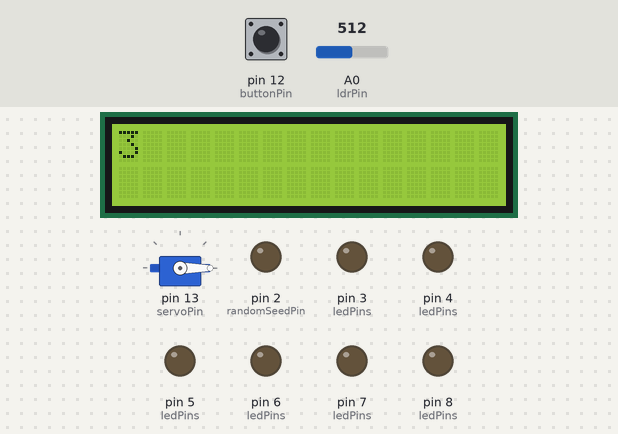
Bench run of a sketch on a simulated Arduino Uno, built with avr-gcc and run on an emulated ATmega328P. On the bench: servo, 16×2 character LCD, output pins drawn as LEDs (lit = HIGH). The test bench sets the inputs (shaded band); at power-on: A0 (ldrPin) = 512, pin 12 (buttonPin) HIGH. Random numbers use the default seed unless the sketch sets one.

Above: at 1.2 s.
1.3 s: A0 (ldrPin) set to 942
At 11.3 s:
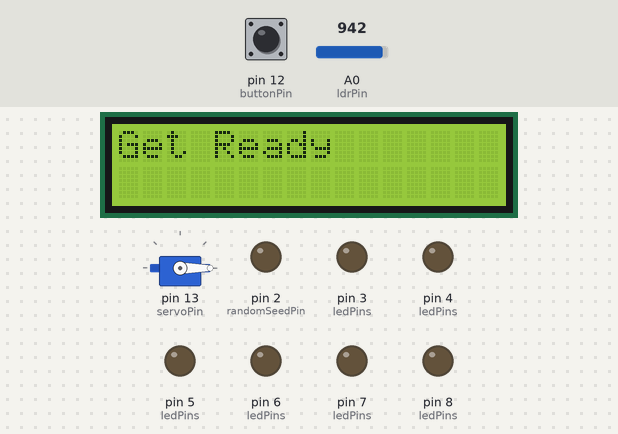
12.0 s: A0 (ldrPin) set to 956
16.9 s: A0 (ldrPin) set to 940
At 26.2 s:
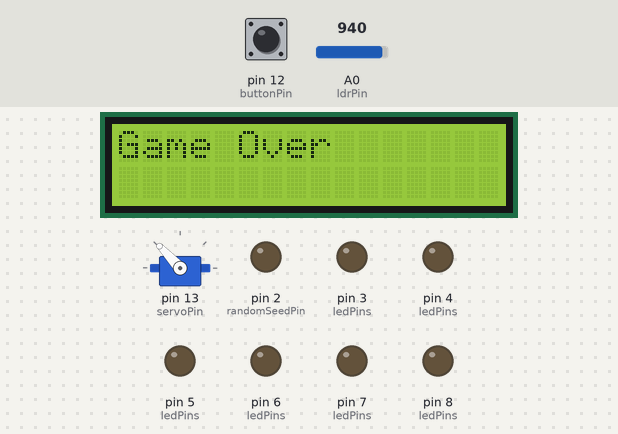
26.3 s: A0 (ldrPin) set to 960
At 30.6 s:
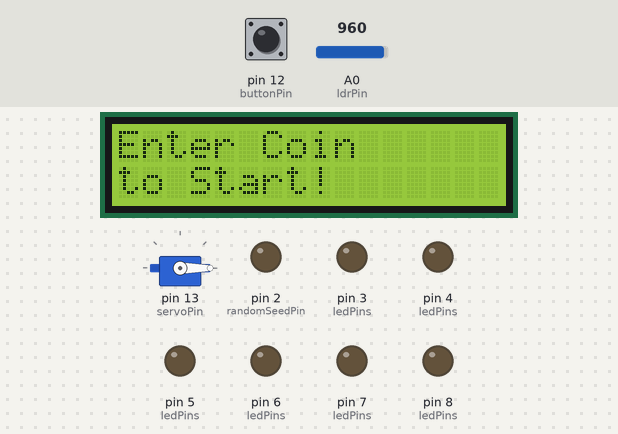
Timing chart, 0 to 32.1 s (numbered marks = the images above; inputs shaded):
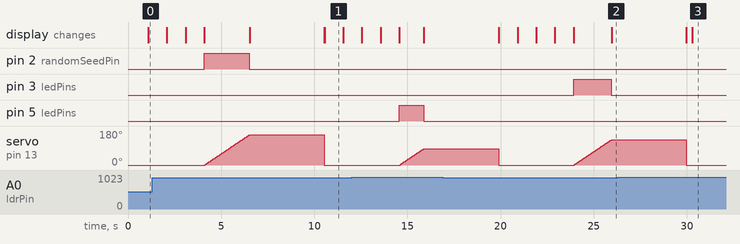

The sketch:

spiel.ino
```cpp
/*
  Libarys
*/

#include <Servo.h>
#include <LiquidCrystal_I2C.h>

LiquidCrystal_I2C lcd(0x27, 16, 2);
Servo Servo1;

/*
  Variables
*/

const int ldrPin = A0;
const int randomSeedPin = 2; // A1 macht komische Dinge
const int ledPins[7] = {2, 3, 4, 5, 6, 7, 8}; //
const int servoPin = 13;
const int buttonPin = 12;

// Folgende Listen werden präsentiert von "Schlechte Verkablung Gmbh" (alle LEDs sind verschoben um 1)
const int led8[] = { 13, 14, 15, 16, 17, 18 };
const int led7[] = { 35, 36, 37, 38, 39, 40};
const int led6[] = { 57, 58, 59, 60, 61, 62 };
const int led5[] = { 79, 80, 81, 82, 83, 84, 85 };
const int led4[] = { 104, 105, 106, 107, 108, 109 };
const int led3[] = { 128, 129, 130, 131, 132, 133 };
const int led2[] = { 154, 155, 156, 157, 158, 159 };

const int laenge2 = 6;
const int laenge3 = 6;
const int laenge4 = 6;
const int laenge5 = 7;
const int laenge6 = 6;
const int laenge7 = 6;
const int laenge8 = 6;

int position;
int position1;
int new_position;
int speed = 15;
int ldrValue;
int ldrthreshold = 950; // Muss je nach Lichtverhältnisse angepasst werden (950 hatte bei mir funktioniert)
int leuchtendeLED; // LED die aktuell leuchtet
int currentLED; // Speichert die LED die zuletzt an war
int score = 0; // Speichert Score
int winscore = 10; // Score den man braucht um zu gewinnen

bool LEDactive = false; // Ist aktuell eine LED an?
bool gameActive = false; // Ist das Spiel aktiv
bool lastpressgood; // Speichern des letzten Knopfdrucks
bool richtung; // true -> Im Uhrzeigersinn | false -> gegen Uhrzeigersinn

/*
  Setup
*/


void setup() { // Setup
  randomSeed(analogRead(randomSeedPin));
  gameActive = false;
  LEDactive = false;

  Button_Setup();
  LED_Setup();
  Servo_Setup();
  LCD_Setup();
  Serial_Setup();
}

/*
  Game Logic
*/

void loop() { // Loop
  checkCoinInput(); // Erst starten, wenn Münze eingeworfen wurde
  if (gameActive == false) {  // Wenn Game nicht active ist
    lcd.setCursor(0, 0); lcd.clear(); lcd.print("Enter Coin");
    lcd.setCursor(0, 1); lcd.print("to Start!");
    delay(10);
  } else {
    Spiel();
  }
}

void Spiel() { // Spiel Logik
  richtung = true; // Im Uhrzeigersinn
  for (int pos = 0; pos <= 180; pos += 1) {
    if (LEDactive == false) {  // Wenn keine LED an ist, dann
      randomLEDon();           // mache zufällige LED an
    }
    if (ButtonPressedAtRightTime() == false) {
      game_over();
      return;
    }
    if(score == winscore) { game_win(); return; }
    Servo1.write(pos);
    delay(speed);
  }
  richtung = false; // Gegen den Uhrzeigersinn
  for (int pos1 = 180; pos1 >= -10; pos1 -= 1) {
    if (LEDactive == false) {  // Wenn keine LED an ist, dann
      randomLEDon();           // mache zufällige LED an
    }
    Servo1.write(pos1);
    delay(speed);
    if (ButtonPressedAtRightTime() == false) {
      game_over();
      return;
    }
    if(score == winscore) { game_win(); return; }
  }
}

bool ButtonPressedAtRightTime() { // Wurde der Knopf richtig gedrückt?
  if (checkButton() == true) { // Knopf wurde gedrückt
    //lcd.clear(); lcd.setCursor(0, 0); lcd.print("Button Pressed"); delay(1000); // Debug
    return checkWinkelIfButtonPressed(leuchtendeLED);
  }
  else { // Knopf nicht gedrückt
    return checkWinkelIfNotButtonPressed(leuchtendeLED);
  }
}

/*
  Button Pressed
*/

bool checkWinkelIfButtonPressed(int leuchtendeLED) { // Spiel-Logik wenn Knopf gedrückt
  if (leuchtendeLED == 2) {
    return checkWinkelInListeIfButtonPressed(2, led2, laenge2);
  }
  else if (leuchtendeLED == 3) {
    return checkWinkelInListeIfButtonPressed(3, led3, laenge3);
  }
  else if (leuchtendeLED == 4) {
    return checkWinkelInListeIfButtonPressed(4, led4, laenge4);
  }
  else if (leuchtendeLED == 5) {
    return checkWinkelInListeIfButtonPressed(5, led5, laenge5);
  }
  else if (leuchtendeLED == 6) {
    return checkWinkelInListeIfButtonPressed(6, led6, laenge6);
  }
  else if (leuchtendeLED == 7) {
    return checkWinkelInListeIfButtonPressed(7, led7, laenge7);
  }
  else if (leuchtendeLED == 8) {
    return checkWinkelInListeIfButtonPressed(8, led8, laenge8);
  }
  return false;
}

bool checkWinkelInListeIfButtonPressed(int leuchtendeLED, int* ledListe, int laenge) { // Spiel-Logik wenn Knopf gedrückt
  // Knopf gedrückt
  position = currentWinkel();
  //lcd.clear(); lcd.setCursor(0, 0); lcd.print("Position"); delay(1000); // Debug
  //cd.clear(); lcd.setCursor(0, 0); lcd.print(position); delay(1000); // Debug
  for (int i = 0; i < laenge; i++) { if (ledListe[i] == position) { // Ist die aktuelle Position über der leuchtenden LED?
      // Ja
      //lcd.clear(); lcd.setCursor(0, 0); lcd.print("Debug1 PosGood"); delay(1000); // Debug
      score++;
      lcd.clear(); lcd.setCursor(0, 0); lcd.print("Score:");
      lcd.setCursor(0, 1); lcd.print(score);
      digitalWrite(leuchtendeLED, LOW);
      LEDactive = false;
      if (richtung == true) {
        new_position = position + 1;
      } else {
        new_position = position - 1;
      }
      for (int i = 0; i < laenge; i++) { if (ledListe[i] == new_position) { // Ist die neue Position über der leuchtenden LED?
        lastpressgood = true;
        break;
      }}
      return true; // Knopf wurde gedrückt wenn Position bei leuchtender LED
    }
  }
  // Nein
  //lcd.clear(); lcd.setCursor(0, 0); lcd.print("Debug1 PosBad"); delay(2000); // Debug
  return false;
}

/*
  Button not Pressed
*/

bool checkWinkelIfNotButtonPressed(int leuchtendeLED) { // Spiel-Logik wenn Knopf nicht gedrückt
  if (leuchtendeLED == 2) {
    return checkWinkelInListeIfNotButtonPressed(2, led2, laenge2);
  }
  else if (leuchtendeLED == 3) {
    return checkWinkelInListeIfNotButtonPressed(3, led3, laenge3);
  }
  else if (leuchtendeLED == 4) {
    return checkWinkelInListeIfNotButtonPressed(4, led4, laenge4);
  }
  else if (leuchtendeLED == 5) {
    return checkWinkelInListeIfNotButtonPressed(5, led5, laenge5);
  }
  else if (leuchtendeLED == 6) {
    return checkWinkelInListeIfNotButtonPressed(6, led6, laenge6);
  }
  else if (leuchtendeLED == 7) {
    return checkWinkelInListeIfNotButtonPressed(7, led7, laenge7);
  }
  else if (leuchtendeLED == 8) {
    return checkWinkelInListeIfNotButtonPressed(8, led8, laenge8);
  }
}

bool checkWinkelInListeIfNotButtonPressed(int leuchtendeLED, int* ledListe, int laenge) { // Spiel-Logik wenn Knopf nicht gedrückt
  // Knopf nicht gedrückt
  position1 = currentWinkel();
  if (richtung == true) {
    // Im Uhrzeigersinn
    for (int i = 0; i < laenge; i++) { if (ledListe[i] == position1) { // Ist die aktuelle Position über der leuchtenden LED?
      // Ja
      new_position = position1 + 1;
      for (int i = 0; i < laenge; i++) { if (ledListe[i] == new_position) { // Ist die neue Position über der leuchtenden LED?
        // Ja
        return true; // Knopf kann noch gedrückt werden
      } else {
        lastpressgood == false;
      }}
      // Nein
      return false; // Knopf hätte gedrückt werden müssen
    }}
    // Nein
    return true; // Knopf wurde nicht gedrückt und sollte nicht gedrückt werden
  } else {
    // Gegen den Uhrzeigersinn
    for (int i = 0; i < laenge; i++) { if (ledListe[i] == position1) { // Ist die aktuelle Position über der leuchtenden LED?
      // Ja
      new_position = position1 - 1;
      for (int i = 0; i < laenge; i++) { if (ledListe[i] == new_position) { // Ist die neue Position über der leuchtenden LED?
        // Ja
        return true; // Knopf kann noch gedrückt werden
      } else {
        lastpressgood == false;
      }}
      // Nein
      return false; // Knopf hätte gedrückt werden müssen
    }}
    // Nein
    return true;
  }
}

/*
  Functions
*/

void checkCoinInput() { // Coin Slot Überprüfung
  if (gameActive == true) { return; } // Wenn das Spiel aktiv ist, soll keine Münze gefordert werden
  ldrValue = analogRead(ldrPin);
  if (ldrValue < ldrthreshold) {
    gameActive = true;
    lcd.setCursor(0,0); lcd.clear(); lcd.print("Get Ready"); delay(1000);
    lcd.clear(); lcd.print("3"); delay(1000);
    lcd.clear(); lcd.print("2"); delay(1000);
    lcd.clear(); lcd.print("1"); delay(1000);
    lcd.clear(); lcd.setCursor(0,0); lcd.print("Score: 0");
  } else {
      if (gameActive) {
         return;
      }
      gameActive = false;
  }
}

void game_over() { // Wenn Spiel verloren
  allLEDoff();
  score = 0;
  gameActive = false;
  LEDactive = false;
  lcd.setCursor(0,0); lcd.clear(); lcd.print("Game Over"); // Loser
  delay(4000);
  lcd.clear(); lcd.print("Score:");
  lcd.setCursor(0,1);
  lcd.print(score);
  Servo1.write(0);
  //while (true) {}; // Halt STOP!
}

void game_win() { // Wenn Spiel gewonnen
  allLEDoff();
  lastpressgood = false;
  gameActive = false;
  lcd.setCursor(0,0); lcd.clear(); lcd.print("You Won!"); // Glückwunsch
  delay(5000);
  score = 0;
}

bool checkButton() { // Button Abfrage
  return digitalRead(buttonPin) == LOW;
}

int currentWinkel() { // Aktueller Winkel des Servos
  int servowinkel = Servo1.read();
  return servowinkel;
}

void randomLEDon() { // Zufällige LED an
  currentLED = leuchtendeLED;
  leuchtendeLED = random(2, 9);  // Zufallszahl von 2 bis 8
  if (currentLED == leuchtendeLED) { // Verhindern, dass die selber LED zweimal hintereinander angeht
    if (leuchtendeLED == 8) { // Wenn 8 angeht darf es nicht höher gehen, weil keine LED angeschlossen
      leuchtendeLED--;
    } else {
      leuchtendeLED++;
    }
  }
  digitalWrite(leuchtendeLED, HIGH);
  LEDactive = true;
}

void allLEDoff() { // Alle LEDs ausmachen
  // Keine Lust auf For-Schleife
  digitalWrite(2,LOW);
  digitalWrite(3,LOW);
  digitalWrite(4,LOW);
  digitalWrite(5,LOW);
  digitalWrite(6,LOW);
  digitalWrite(7,LOW);
  digitalWrite(8,LOW);
}

/*
  Setup
*/
void LCD_Setup() {
  lcd.init();
  lcd.backlight();
}

void LED_Setup() {
  // Keine Lust auf For-Schleife
  pinMode(2, OUTPUT);
  pinMode(3, OUTPUT);
  pinMode(4, OUTPUT);
  pinMode(5, OUTPUT);
  pinMode(6, OUTPUT);
  pinMode(7, OUTPUT);
  pinMode(8, OUTPUT);
}

void Servo_Setup() {
  Servo1.attach(servoPin);
  Servo1.write(0);
}

void Serial_Setup() {
  Serial.begin(9600);
}

void Button_Setup() {
  pinMode(buttonPin, INPUT_PULLUP);
}
```

Measured:
- after the input at 16.9 s, pin 3 (ledPins): LOW → HIGH after 7.0 s, → LOW 2.0 s later
- what the display in image 1 shows lasts 1.0 s, from 10.6 s to 11.6 s
